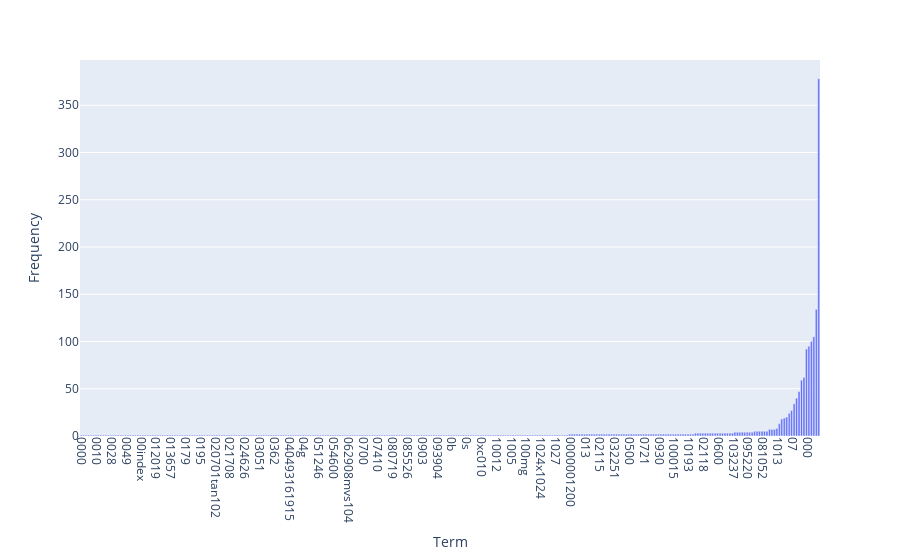

Notebook code cell kept with this figure:
### Markdown cell above
### >>> **Exercise 13 (take home):**
If you want a nicer interactive visualization here, I would encourage you try to install and use plotly to achieve this.

### Code cell
import plotly.express as px

term_frequencies = np.asarray(X_counts.sum(axis=0))[0]

df_test = pd.DataFrame({
    "Term":count_vect.get_feature_names_out()[:300],
    "Frequency":term_frequencies[:300]})

fig = px.bar(df_test,x='Term',y="Frequency")
fig.update_xaxes(categoryorder='total ascending')
fig.update_xaxes(tickangle=90)
fig.show()

### Figure 1 — Plotly figure (JSON) as saved in the notebook; plotly's stock layout.template omitted (floating-point values rounded to 4 significant figures; data arrays with more than 128 entries replaced by an {"elided": "..."} marker saying what was removed)
{"data": [{"alignmentgroup": "True", "hovertemplate": "Term=%{x}<br>Frequency=%{y}<extra></extra>", "legendgroup": "", "marker": {"color": "#636efa", "pattern": {"shape": ""}}, "name": "", "offsetgroup": "", "orientation": "v", "showlegend": false, "textposition": "auto", "type": "bar", "x": {"elided": "300 str values"}, "xaxis": "x", "y": {"elided": "300 int values"}, "yaxis": "y"}], "layout": {"barmode": "relative", "legend": {"tracegroupgap": 0}, "margin": {"t": 60}, "xaxis": {"anchor": "y", "categoryorder": "total ascending", "domain": [0, 1], "tickangle": 90, "title": {"text": "Term"}}, "yaxis": {"anchor": "x", "domain": [0, 1], "title": {"text": "Frequency"}}}}
